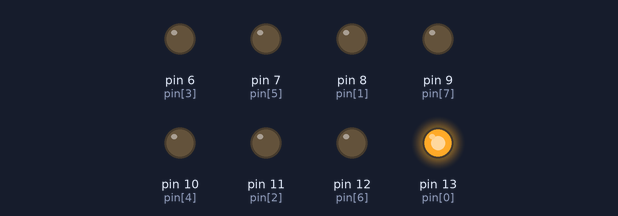
Bench run of a sketch on a simulated Arduino Uno, built with avr-gcc and run on an emulated ATmega328P. On the bench: output pins drawn as LEDs (lit = HIGH).

Above: at 0.2 s.
At 2.2 s:
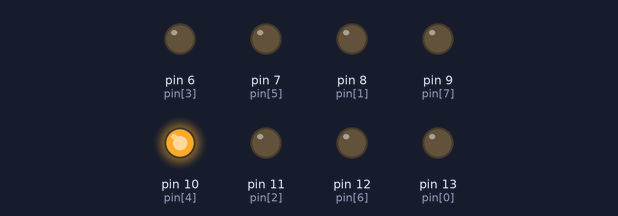
At 4.0 s:
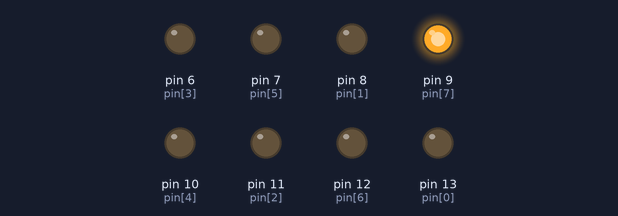
At 6.7 s:
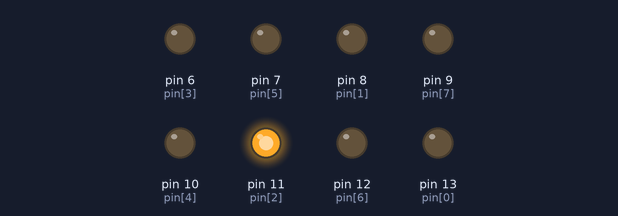
At 9.2 s:
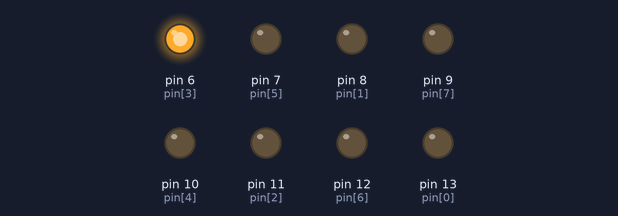
At 14.2 s:
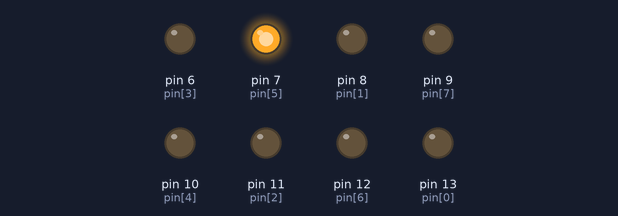
Timing chart, 0 to 15.0 s (numbered marks = the images above):
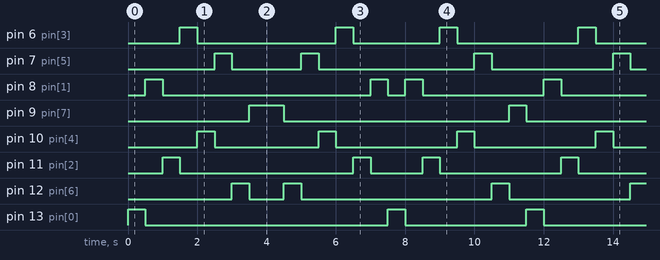

The sketch:

arrayZigzag.ino
```cpp
/*******************************
 * Nama File : A01_Led_80j_Loop_Fungsi
 * Menyalakan 8 Led dari pin 6..13
 * Cara : menggunakan Loop - For
 *        menggunakan Array
 *        menggunakan fungsi
 *******************************/
/* Uno --> P-01 (Display kit)
 *  6  -->  7
 *  7  -->  6
 *  8  -->  5
 *  9  -->  4
 *  10 -->  3
 *  11 -->  2
 *  12 -->  1
 *  13 -->  0
 */

int pin[]={13,8,11,6,10,7,12,9};
int pinZigzag[]={13,8,11,6,10,7,12,9};

void setup() {
  for (int i=0; i<8; i++) {
    pinMode(pin[i],OUTPUT);
  }
}

void loop() {
  PutarKiri();
  PutarKanan();
  GerakZigzag();
}

void PutarKiri()
{
  for (int i=0;i<8; i++)
  { digitalWrite(pin[i],HIGH);
    delay(500);
    digitalWrite(pin[i],LOW);
  }
}

void PutarKanan()
{
  for (int i=7;i>0; i--)
  { digitalWrite(pin[i],HIGH);
    delay(500);
    digitalWrite(pin[i],LOW);
  }
}

void GerakZigzag()
{
  for (int i=0;i<8; i++)
  { digitalWrite(pinZigzag[i],HIGH);
    delay(500);
    digitalWrite(pinZigzag[i],LOW);
  }
}
```

Measured:
- by itself, pin 6 (pin[3]): repeats every 11.5 s: LOW 4.0 s, HIGH 0.50 s, LOW 2.5 s, HIGH 0.50 s, LOW 3.5 s, HIGH 0.50 s
- by itself, pin 7 (pin[5]): repeats every 11.5 s: LOW 2.0 s, HIGH 0.50 s, LOW 4.5 s, HIGH 0.50 s, LOW 3.5 s, HIGH 0.50 s
- by itself, pin 8 (pin[1]): repeats every 11.5 s: LOW 6.0 s, HIGH 0.50 s, LOW 0.50 s, HIGH 0.50 s, LOW 3.5 s, HIGH 0.50 s
- by itself, pin 9 (pin[7]): repeats every 11.5 s: LOW 6.5 s, HIGH 0.50 s, LOW 3.5 s, HIGH 1.0 s
- by itself, pin 10 (pin[4]): repeats every 11.5 s: LOW 3.0 s, 2 × (HIGH 0.50 s, LOW 3.5 s), HIGH 0.50 s
- by itself, pin 11 (pin[2]): repeats every 11.5 s: LOW 5.0 s, HIGH 0.50 s, LOW 1.5 s, HIGH 0.50 s, LOW 3.5 s, HIGH 0.50 s
- by itself, pin 12 (pin[6]): repeats every 11.5 s: LOW 1.0 s, HIGH 0.50 s, LOW 5.5 s, HIGH 0.50 s, LOW 3.5 s, HIGH 0.50 s
- by itself, pin 13 (pin[0]): repeats every 11.5 s: LOW 7.0 s, HIGH 0.50 s, LOW 3.5 s, HIGH 0.50 s
